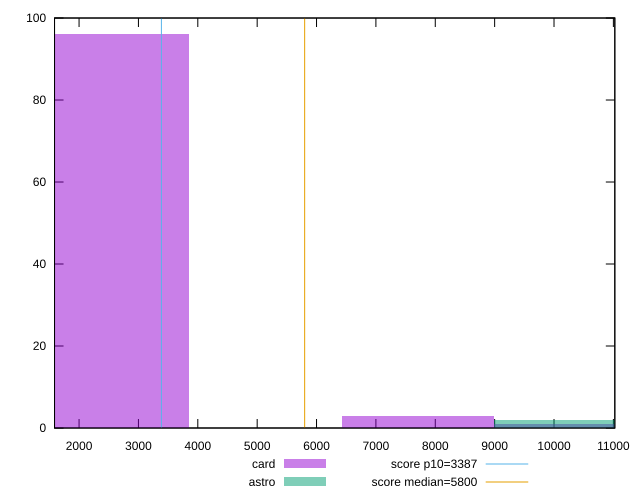

This figure's gnuplot source:
reset

$card <<EOF
10275.654170402106 1
2568.9135426005264 96
7706.740627801579 3
EOF

$astro <<EOF
10275.654170402106 2
EOF

set key outside below
set boxwidth 2568.9135426005264
set xrange [1586.844:11024.27611131108]
set yrange [0:100]
set trange [0:100]
set style fill transparent solid 0.5 noborder

set parametric
set terminal svg size 640, 500 enhanced background rgb 'white'
set output "reports/report_00031_2021-02-24T23-18-18.084Z/speed-index/comparison/histogram/2_vs_3.svg"

plot $card title "card" with boxes, \
     $astro title "astro" with boxes, \
     3387,t title "score p10=3387", \
     5800,t title "score median=5800"

reset
